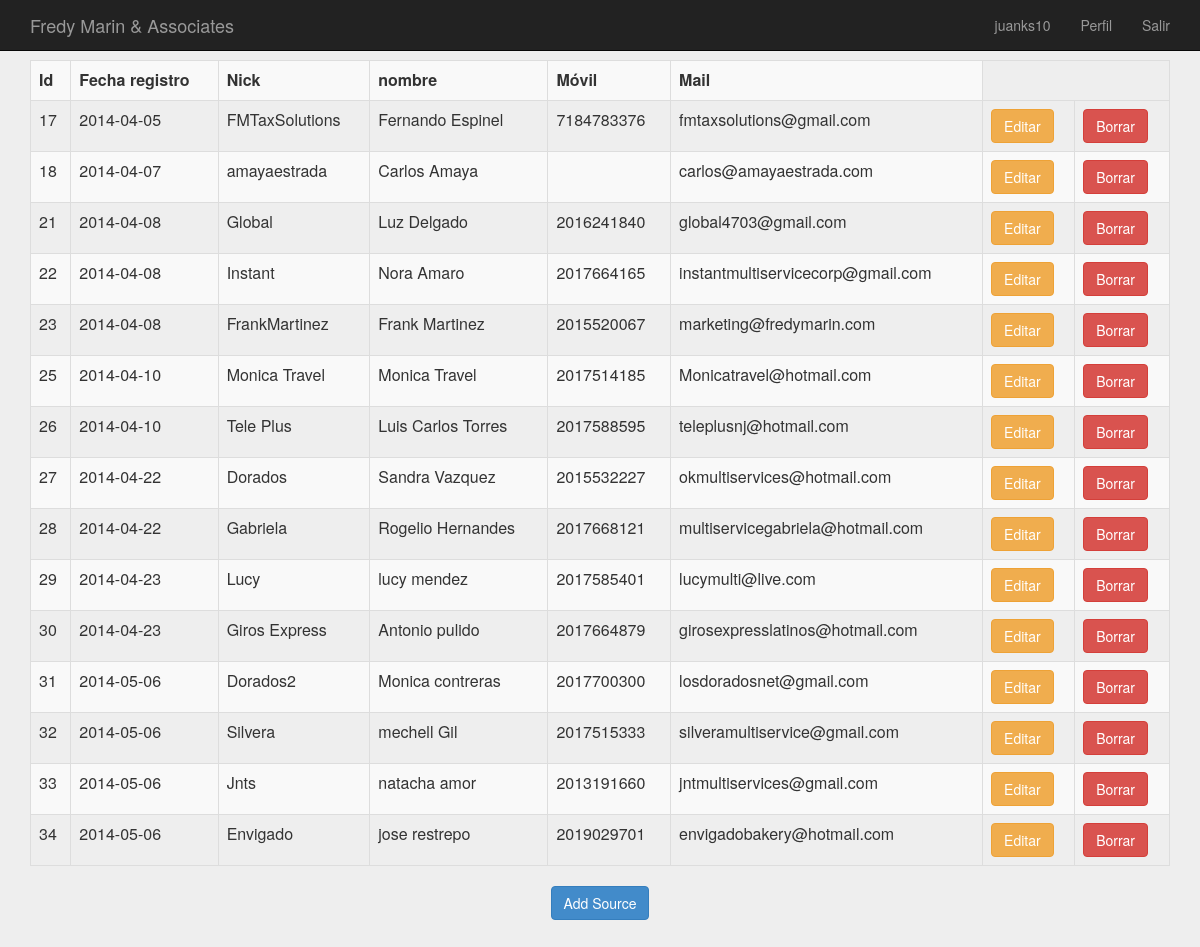
The page /vendedores/index.php (signed in) on the database its author committed.
### tables this page shows
CREATE TABLE IF NOT EXISTS `usuarios` (
  `id` int(5) NOT NULL AUTO_INCREMENT,
  `fecha` varchar(10) NOT NULL,
  `nick` varchar(20) NOT NULL,
  `pass` varchar(32) NOT NULL,
  `mail` varchar(40) NOT NULL,
  `ip` varchar(15) NOT NULL,
  `perfil` varchar(14) NOT NULL,
  `tipoperfil` int(2) NOT NULL,
  `nombre_completo` varchar(40) DEFAULT NULL,
  `movil` varchar(20) DEFAULT NULL,
  `creado_por` int(4) DEFAULT NULL,
  PRIMARY KEY (`id`),
  KEY `nick` (`nick`,`pass`)
);

### vendedores/index.php (the view, shortened to what this page needs)
<?php
include("../conexion.php");
?>
<html>
<head>
    <link href="../estilos/bootstrap.min.css" rel="stylesheet">
    <link href="../estilos/signin.css" rel="stylesheet">
</head>
<body>
<br />
<div class="container">
<?php
echo "<table class='table table-striped table-bordered' >";
echo "<tr>";
echo "<td><b>Id</b></td>";
echo "<td><b>Fecha registro</b></td>";
echo "<td><b>Nick</b></td>";
echo "<td><b>nombre</b></td>";
echo "<td><b>M&oacute;vil</b></td>";
echo "<td><b>Mail</b></td>";
echo "</tr>";
        if (isset($_GET['pagina']) ) {
    	$num_pagina = (int) $_GET['pagina'];
    	$num_pagina2 = $num_pagina * 30;
    	}
    	else {
    	$num_pagina2 = 0;
    	}
if($_SESSION['perfil'] == "administrador"){
    if ($_GET['mostrar'] == 'team') {
      $result = mysql_query("SELECT * FROM `usuarios` WHERE `tipoperfil` = '3'  LIMIT $num_pagina2 , 30") or trigger_error(mysql_error());
    }else {
      $result = mysql_query("SELECT * FROM `usuarios` WHERE `tipoperfil` = '2'  LIMIT $num_pagina2 , 30") or trigger_error(mysql_error());
    }
  }else if($_SESSION['perfil'] == "team"){
      $creado_por = $_SESSION['id'];
      $result = mysql_query("SELECT * FROM `usuarios` WHERE `tipoperfil` = '2' AND `creado_por` =  '$creado_por' LIMIT $num_pagina2 , 30") or trigger_error(mysql_error());
  }
while($row = mysql_fetch_array($result)){
foreach($row AS $key => $value) { $row[$key] = stripslashes($value); }
echo "<tr>";
echo "<td valign='top'>" . nl2br( $row['id']) . "</td>";
echo "<td valign='top'>" . nl2br( $row['fecha']) . "</td>";
echo "<td valign='top'>" . nl2br( $row['nick']) . "</td>";
echo "<td valign='top'>" . nl2br( $row['nombre_completo']) . "</td>";
echo "<td valign='top'>" . nl2br( $row['movil']) . "</td>";
echo "<td valign='top'>" . nl2br( $row['mail']) . "</td>";
if($_SESSION['perfil'] == "administrador"){
echo "<td valign='top'><a href=editar.php?id={$row['id']} class='btn btn-warning' role='button'>Editar</a></td><td><a href=borrar.php?id={$row['id']} class='btn btn-danger' role='button'>Borrar</a></td> ";
}
echo "</tr>";
}
echo "</table>";
	echo "<center>";
?>
		<?php
    if ($_GET['mostrar'] == 'team') {
      echo "<a href='agregar.php?add=team' class='btn btn-primary' role='button'>Add Team</a>";
      }else {
        echo "<a href='agregar.php?add=source' class='btn btn-primary' role='button'>Add Source</a>";
      }
    ?>
	</div>
</body>
</html>

### estilos/signin.css (style rules this page uses)
body { padding-top: 40px; padding-bottom: 40px; background-color: #eee; }

### rows shown on the page
usuarios: id "17", fecha "2014-04-05", nick "FMTaxSolutions", nombre_completo "Fernando Espinel", movil "7184783376", mail "fmtaxsolutions@gmail.com"
usuarios: id "18", fecha "2014-04-07", nick "amayaestrada", nombre_completo "Carlos Amaya", mail "carlos@amayaestrada.com"
usuarios: id "21", fecha "2014-04-08", nick "Global", nombre_completo "Luz Delgado", movil "2016241840", mail "global4703@gmail.com"
usuarios: id "22", fecha "2014-04-08", nick "Instant", nombre_completo "Nora Amaro", movil "2017664165", mail "instantmultiservicecorp@gmail.com"
usuarios: id "23", fecha "2014-04-08", nick "FrankMartinez", nombre_completo "Frank Martinez", movil "2015520067", mail "marketing@fredymarin.com"
usuarios: id "25", fecha "2014-04-10", nick "Monica Travel", nombre_completo "Monica Travel", movil "2017514185", mail "Monicatravel@hotmail.com"
usuarios: id "26", fecha "2014-04-10", nick "Tele Plus", nombre_completo "Luis Carlos Torres", movil "2017588595", mail "teleplusnj@hotmail.com"
usuarios: id "27", fecha "2014-04-22", nick "Dorados", nombre_completo "Sandra Vazquez", movil "2015532227", mail "okmultiservices@hotmail.com"
usuarios: id "28", fecha "2014-04-22", nick "Gabriela", nombre_completo "Rogelio Hernandes", movil "2017668121", mail "multiservicegabriela@hotmail.com"
usuarios: id "29", fecha "2014-04-23", nick "Lucy", nombre_completo "lucy mendez", movil "2017585401", mail "lucymulti@live.com"
usuarios: id "30", fecha "2014-04-23", nick "Giros Express", nombre_completo "Antonio pulido", movil "2017664879", mail "girosexpresslatinos@hotmail.com"
usuarios: id "31", fecha "2014-05-06", nick "Dorados2", nombre_completo "Monica contreras", movil "2017700300", mail "losdoradosnet@gmail.com"
usuarios: id "32", fecha "2014-05-06", nick "Silvera", nombre_completo "mechell Gil", movil "2017515333", mail "silveramultiservice@gmail.com"
usuarios: id "33", fecha "2014-05-06", nick "Jnts", nombre_completo "natacha amor", movil "2013191660", mail "jntmultiservices@gmail.com"
usuarios: id "34", fecha "2014-05-06", nick "Envigado", nombre_completo "jose restrepo", movil "2019029701", mail "envigadobakery@hotmail.com"

### other values the page prints
$_SESSION['nick'] "juanks10"
